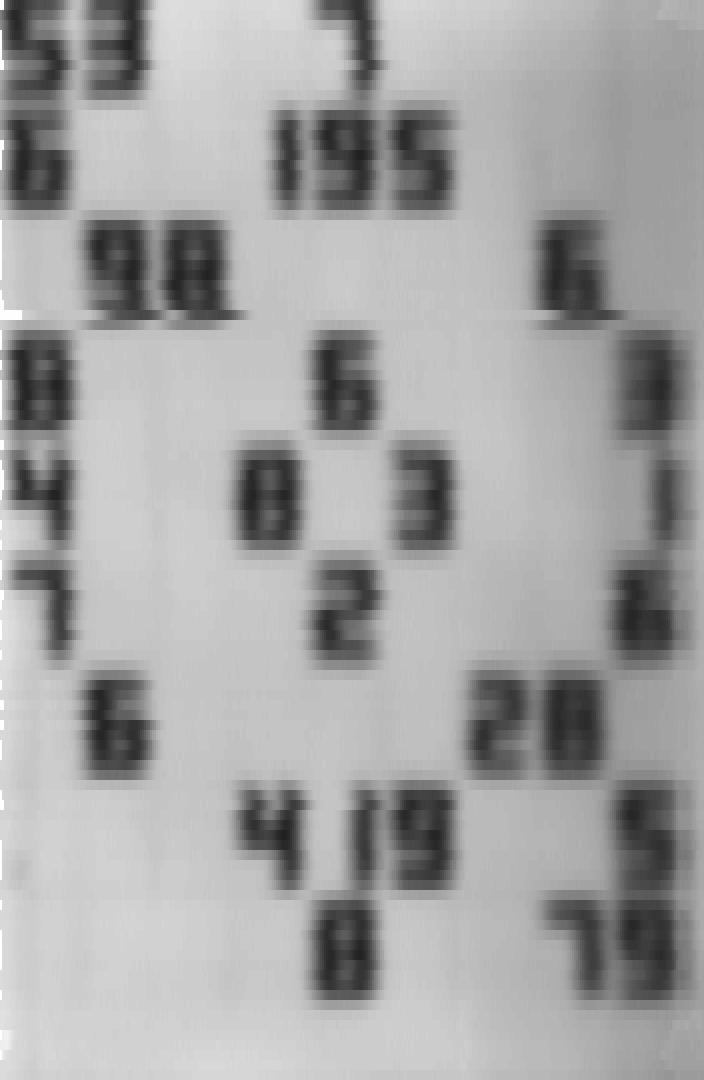
#> input picture imgpsh_fullsize.jpg, 704 x 1080 px
$ python analyze.py
#> lines starting #> are read from the running program, lines starting #| are printed output that depends on the picture
### Neuron.py
import numpy as np

class Neuron():
    def __init__(self,eta=0.001,n_iter=100):
        self.eta = eta
        self.n_iter = n_iter
    def net_input(self,X):
        return 1/(1+np.e**-X.dot(self.w))
    def fit(self,X,y):
        self.w = np.zeros(X[0].shape)
        for _ in range(self.n_iter):
            for xj,yj in zip(X,y):
                self.w -= -xj*(yj-self.net_input(xj))*self.eta

### analyze.py
#Finds weights for each number given an image and the positions of each numbers. 0's are used to represent empty spaces.

from PIL import Image
import numpy as np
import Neuron


#Get's positions including 0's

def get_positions():
    positions = []
    for i in range(10):
        ith_position = []
        for j in range(len(sudoku)):
            if int(sudoku[j]) == i:
                ith_position.append(j)
        positions.append(ith_position)
    return positions

def get_num(img,numpos):
    data = list(img.getdata())
    numbervals = []
    dat = []
    for i in range(numpos//9 * 111,numpos//9 * 111 + 111):
        for j in range((numpos)%9*78, (numpos)%9*78+78):
            numbervals.append(data[i*img.width+j][0])
            dat.append(data[i*img.width+j])
    img2 = Image.new("RGB", (78,111), "white")
    img2.putdata(dat)
    img2.show()
    return numbervals

def get_labels(num):
    #Get positions of num without 0's
    positions = []
    sdk = sudoku.replace("0","")
    for i in range(len(sdk)):
        if int(sdk[i]) == num:
            positions.append(i)
    #Set labels to be 1 at positions of num
    labels = [0] * len(sdk)
    for position in positions:
        labels[position] = 1

    return labels

def greatest(li):
    greatest = 0
    waschanged = False
    for i in li:
        if(i> greatest):
            greatest = i
            waschanged = True
    if waschanged: return li.index(greatest) +1
    else: return 0

#Solves sudoku by brute force

def solve(sudoku):
  emptypos = sudoku.find("0")
  if emptypos == -1:
    return sudoku
  not_num = set()
  for j in range(81):
    if emptypos//9 == j//9 or emptypos%9 == j%9 or (emptypos//27 == j//27 and emptypos%9//3 == j%9//3) :
      not_num.add(sudoku[j])
  for num in "123456789":
    if num not in not_num:
      solution = solve(sudoku[:emptypos]+num+sudoku[emptypos+1:])
      if solution: return solution
  return False


def analyze(f,sudoku):
    #initialize
#> called with f = 'imgpsh_fullsize.jpg'
    img = Image.open(f)
#> img is the input picture: PIL image 704x1080 RGB; min 32, max 255, mean 163.1
    positions = get_positions()

    #create and typecast X's and y's

    numbers = []
    for i in range(1,10):
        for j in range(len(positions[i])):
            numbers.append(get_num(img,positions[i][j]))
#> this loop made 9 passes
#> pass 1, in get_num, `img2.show()`:
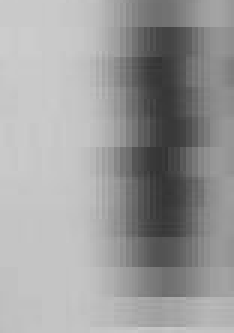
#> shown: PIL image 78x111 RGB (shown 3 times larger); min 50, max 205, mean 155.6
#> pass 1, in get_num (call 2), `img2.show()`:
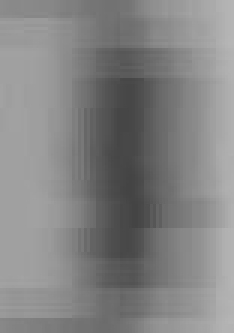
#> shown: PIL image 78x111 RGB (shown 3 times larger); min 68, max 182, mean 131.2
#> pass 1, in get_num (call 3), `img2.show()`:
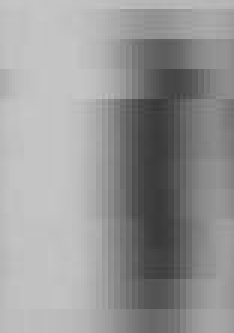
#> shown: PIL image 78x111 RGB (shown 3 times larger); min 56, max 198, mean 150.8
#> after the loop, numbers = 30 items

    ys = [get_labels(i) for i in range(10)]
    X = np.array(numbers)
    #Setup and train "Neurons"

    ns = [Neuron.Neuron(n_iter=1000,eta=0.001) for i in range(10)]
    for i in range(1,10):
        ns[i].fit(X,ys[i])


    #Test on Training set
    #TODO: SPLIT TRAINING FROM TESTING DATA IN ORDER TO AVOID OVERFITTING!!!
    #TODO: ADD PREDICTIONS FOR POSITIONS OF 0's

    prediction = ""
    for i in range(len(sudoku)-len(positions[0])):
        preds = []
        for j in range(1,10):
            preds.append(ns[j].net_input(X[i]))
        print(preds)
        prediction += str(greatest(preds))
#> this loop made 30 passes
#> prediction on passes 1 to 12: '5', '53', '537', '5376', '53761', '537619', '5376195', '53761959', '537619598', '5376195986', '53761959868', '537619598686'

    #Print out results

    print(prediction)
#| 537619598686348317266284195879
    print(ys[7])

if __name__ == "__main__":
    sudoku = "530070000600195000098000060800060003400803001700020006060000280000419005000080079"
    analyze("imgpsh_fullsize.jpg",sudoku)
